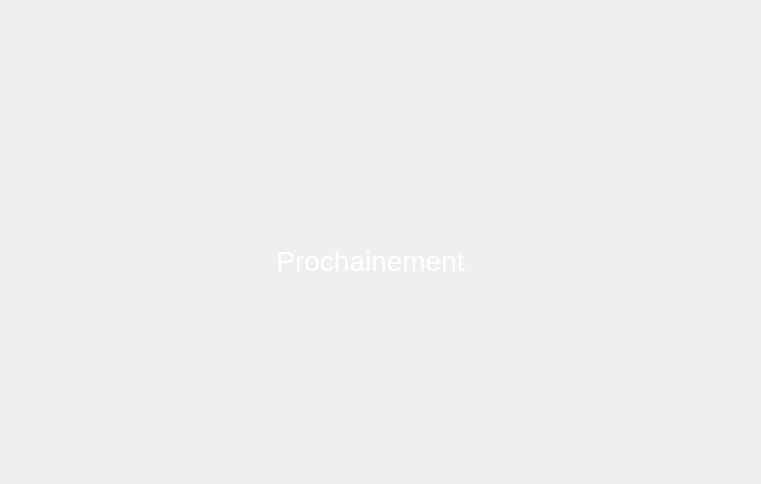
<?xml version="1.0" encoding="UTF-8"?>
<ui version="4.0">
 <class>Home</class>
 <widget class="QWidget" name="Home">
  <property name="geometry">
   <rect>
    <x>0</x>
    <y>0</y>
    <width>761</width>
    <height>484</height>
   </rect>
  </property>
  <property name="windowTitle">
   <string>Form</string>
  </property>
  <widget class="QLabel" name="label">
   <property name="geometry">
    <rect>
     <x>260</x>
     <y>230</y>
     <width>221</width>
     <height>61</height>
    </rect>
   </property>
   <property name="styleSheet">
    <string notr="true">font-size: 28px;
color: white;</string>
   </property>
   <property name="text">
    <string>Prochainement</string>
   </property>
   <property name="alignment">
    <set>Qt::AlignCenter</set>
   </property>
  </widget>
 </widget>
 <resources/>
 <connections/>
</ui>
